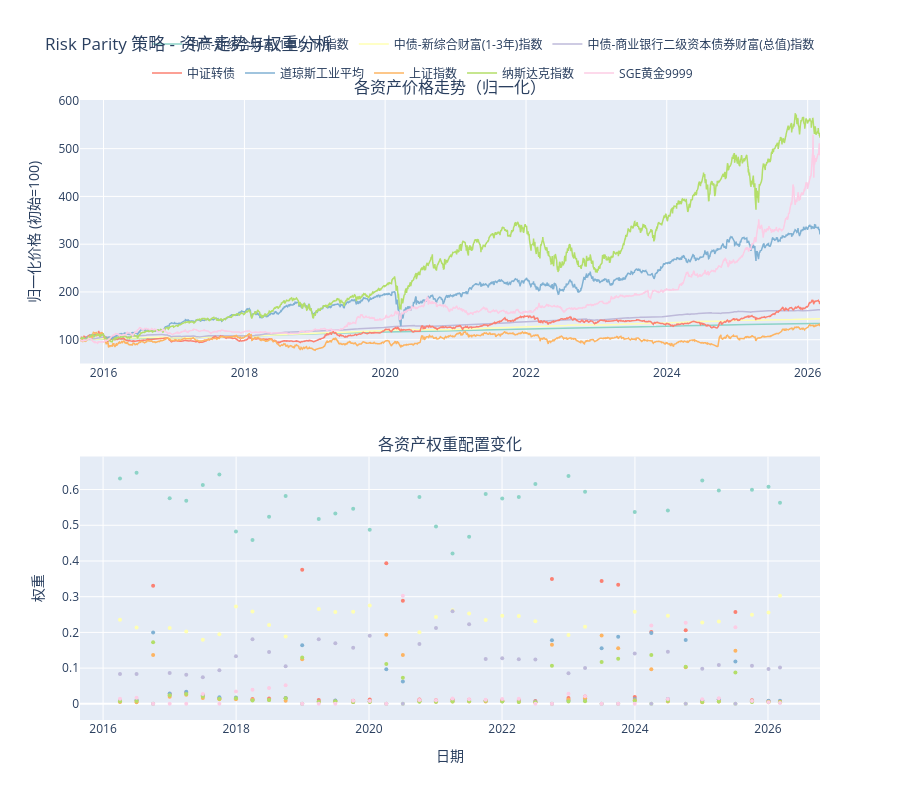

The notebook cell this image was saved under:
### Code cell
# 资产价格走势与权重变化组合分析
# 这个图可以帮助你看到模型何时对各个资产进行加减仓
rp_viz.plot_assets_and_weights(
    price_df,           # 原始价格数据
    freq='W',           # 按周显示权重变化
    top_n=8             # 显示权重最大的8个资产
)

### Figure 1 — Plotly figure (JSON) as saved in the notebook; plotly's stock layout.template omitted (floating-point values rounded to 4 significant figures; data arrays with more than 128 entries replaced by an {"elided": "..."} marker saying what was removed)
{"data": [{"legendgroup": "中债-新综合财富(1年以下)指数", "line": {"color": "rgb(141,211,199)", "width": 1.5}, "mode": "lines", "name": "中债-新综合财富(1年以下)指数", "type": "scatter", "x": {"elided": "2550 str values"}, "xaxis": "x", "y": {"elided": "2550 float values"}, "yaxis": "y"}, {"legendgroup": "中债-新综合财富(1-3年)指数", "line": {"color": "rgb(255,255,179)", "width": 1.5}, "mode": "lines", "name": "中债-新综合财富(1-3年)指数", "type": "scatter", "x": {"elided": "2550 str values"}, "xaxis": "x", "y": {"elided": "2550 float values"}, "yaxis": "y"}, {"legendgroup": "中债-商业银行二级资本债券财富(总值)指数", "line": {"color": "rgb(190,186,218)", "width": 1.5}, "mode": "lines", "name": "中债-商业银行二级资本债券财富(总值)指数", "type": "scatter", "x": {"elided": "2550 str values"}, "xaxis": "x", "y": {"elided": "2550 float values"}, "yaxis": "y"}, {"legendgroup": "中证转债", "line": {"color": "rgb(251,128,114)", "width": 1.5}, "mode": "lines", "name": "中证转债", "type": "scatter", "x": {"elided": "2550 str values"}, "xaxis": "x", "y": {"elided": "2550 float values"}, "yaxis": "y"}, {"legendgroup": "道琼斯工业平均", "line": {"color": "rgb(128,177,211)", "width": 1.5}, "mode": "lines", "name": "道琼斯工业平均", "type": "scatter", "x": {"elided": "2550 str values"}, "xaxis": "x", "y": {"elided": "2550 float values"}, "yaxis": "y"}, {"legendgroup": "上证指数", "line": {"color": "rgb(253,180,98)", "width": 1.5}, "mode": "lines", "name": "上证指数", "type": "scatter", "x": {"elided": "2550 str values"}, "xaxis": "x", "y": {"elided": "2550 float values"}, "yaxis": "y"}, {"legendgroup": "纳斯达克指数", "line": {"color": "rgb(179,222,105)", "width": 1.5}, "mode": "lines", "name": "纳斯达克指数", "type": "scatter", "x": {"elided": "2550 str values"}, "xaxis": "x", "y": {"elided": "2550 float values"}, "yaxis": "y"}, {"legendgroup": "SGE黄金9999", "line": {"color": "rgb(252,205,229)", "width": 1.5}, "mode": "lines", "name": "SGE黄金9999", "type": "scatter", "x": {"elided": "2550 str values"}, "xaxis": "x", "y": {"elided": "2550 float values"}, "yaxis": "y"}, {"legendgroup": "中债-新综合财富(1年以下)指数", "line": {"color": "rgb(141,211,199)", "width": 2}, "marker": {"size": 4}, "mode": "lines+markers", "name": "中债-新综合财富(1年以下)指数", "showlegend": false, "type": "scatter", "x": {"elided": "519 str values"}, "xaxis": "x2", "y": {"elided": "519 float values"}, "yaxis": "y2"}, {"legendgroup": "中债-新综合财富(1-3年)指数", "line": {"color": "rgb(255,255,179)", "width": 2}, "marker": {"size": 4}, "mode": "lines+markers", "name": "中债-新综合财富(1-3年)指数", "showlegend": false, "type": "scatter", "x": {"elided": "519 str values"}, "xaxis": "x2", "y": {"elided": "519 float values"}, "yaxis": "y2"}, {"legendgroup": "中债-商业银行二级资本债券财富(总值)指数", "line": {"color": "rgb(190,186,218)", "width": 2}, "marker": {"size": 4}, "mode": "lines+markers", "name": "中债-商业银行二级资本债券财富(总值)指数", "showlegend": false, "type": "scatter", "x": {"elided": "519 str values"}, "xaxis": "x2", "y": {"elided": "519 float values"}, "yaxis": "y2"}, {"legendgroup": "中证转债", "line": {"color": "rgb(251,128,114)", "width": 2}, "marker": {"size": 4}, "mode": "lines+markers", "name": "中证转债", "showlegend": false, "type": "scatter", "x": {"elided": "519 str values"}, "xaxis": "x2", "y": {"elided": "519 float values"}, "yaxis": "y2"}, {"legendgroup": "道琼斯工业平均", "line": {"color": "rgb(128,177,211)", "width": 2}, "marker": {"size": 4}, "mode": "lines+markers", "name": "道琼斯工业平均", "showlegend": false, "type": "scatter", "x": {"elided": "519 str values"}, "xaxis": "x2", "y": {"elided": "519 float values"}, "yaxis": "y2"}, {"legendgroup": "上证指数", "line": {"color": "rgb(253,180,98)", "width": 2}, "marker": {"size": 4}, "mode": "lines+markers", "name": "上证指数", "showlegend": false, "type": "scatter", "x": {"elided": "519 str values"}, "xaxis": "x2", "y": {"elided": "519 float values"}, "yaxis": "y2"}, {"legendgroup": "纳斯达克指数", "line": {"color": "rgb(179,222,105)", "width": 2}, "marker": {"size": 4}, "mode": "lines+markers", "name": "纳斯达克指数", "showlegend": false, "type": "scatter", "x": {"elided": "519 str values"}, "xaxis": "x2", "y": {"elided": "519 float values"}, "yaxis": "y2"}, {"legendgroup": "SGE黄金9999", "line": {"color": "rgb(252,205,229)", "width": 2}, "marker": {"size": 4}, "mode": "lines+markers", "name": "SGE黄金9999", "showlegend": false, "type": "scatter", "x": {"elided": "519 str values"}, "xaxis": "x2", "y": {"elided": "519 float values"}, "yaxis": "y2"}], "layout": {"annotations": [{"font": {"size": 16}, "showarrow": false, "text": "各资产价格走势（归一化）", "x": 0.5, "xanchor": "center", "xref": "paper", "y": 1, "yanchor": "bottom", "yref": "paper"}, {"font": {"size": 16}, "showarrow": false, "text": "各资产权重配置变化", "x": 0.5, "xanchor": "center", "xref": "paper", "y": 0.425, "yanchor": "bottom", "yref": "paper"}], "height": 800, "hovermode": "x unified", "legend": {"orientation": "h", "x": 1, "xanchor": "right", "y": 1.02, "yanchor": "bottom"}, "title": {"text": "Risk Parity 策略 - 资产走势与权重分析"}, "xaxis": {"anchor": "y", "domain": [0, 1]}, "xaxis2": {"anchor": "y2", "domain": [0, 1], "title": {"text": "日期"}}, "yaxis": {"anchor": "x", "domain": [0.575, 1], "title": {"text": "归一化价格 (初始=100)"}}, "yaxis2": {"anchor": "x2", "domain": [0, 0.425], "title": {"text": "权重"}}}}
